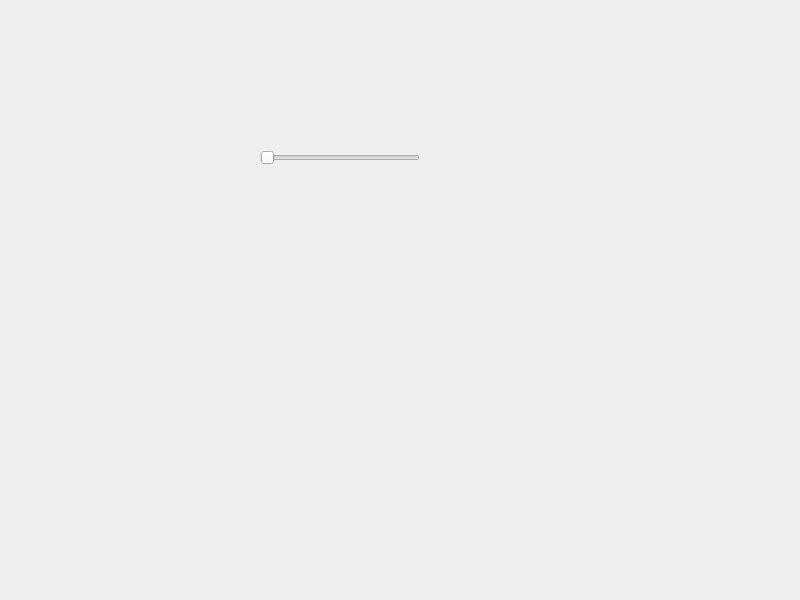
<?xml version="1.0" encoding="UTF-8"?>
<ui version="4.0">
 <class>dimer</class>
 <widget class="QDialog" name="dimer">
  <property name="geometry">
   <rect>
    <x>0</x>
    <y>0</y>
    <width>800</width>
    <height>600</height>
   </rect>
  </property>
  <property name="windowTitle">
   <string>dimer</string>
  </property>
  <widget class="QSlider" name="horizontalSlider">
   <property name="geometry">
    <rect>
     <x>260</x>
     <y>150</y>
     <width>160</width>
     <height>16</height>
    </rect>
   </property>
   <property name="orientation">
    <enum>Qt::Horizontal</enum>
   </property>
  </widget>
 </widget>
 <resources/>
 <connections/>
</ui>
